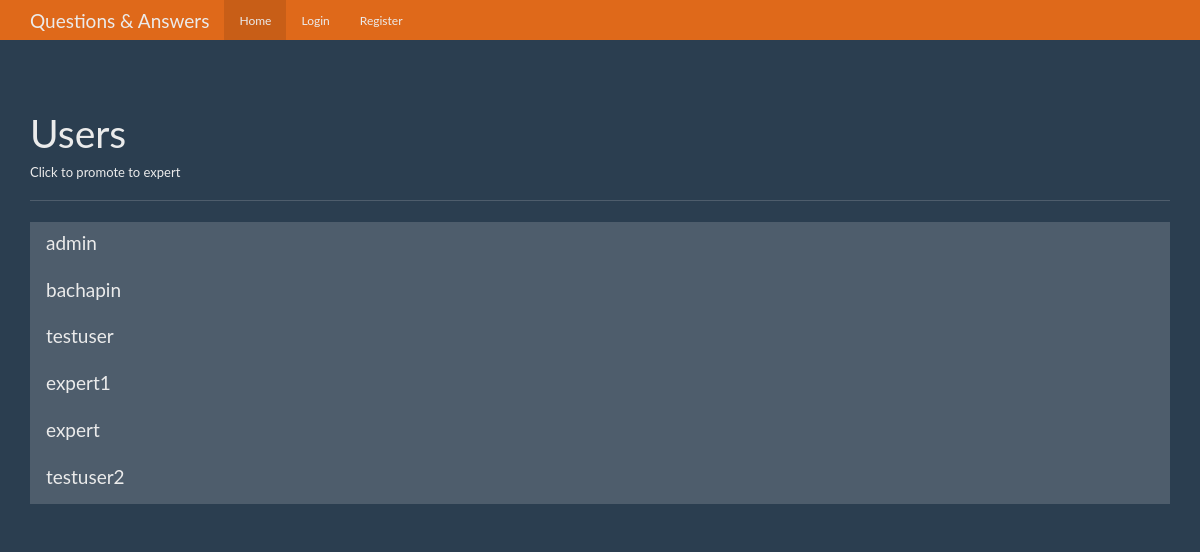
/users, run on an earlier commit of the app's database.
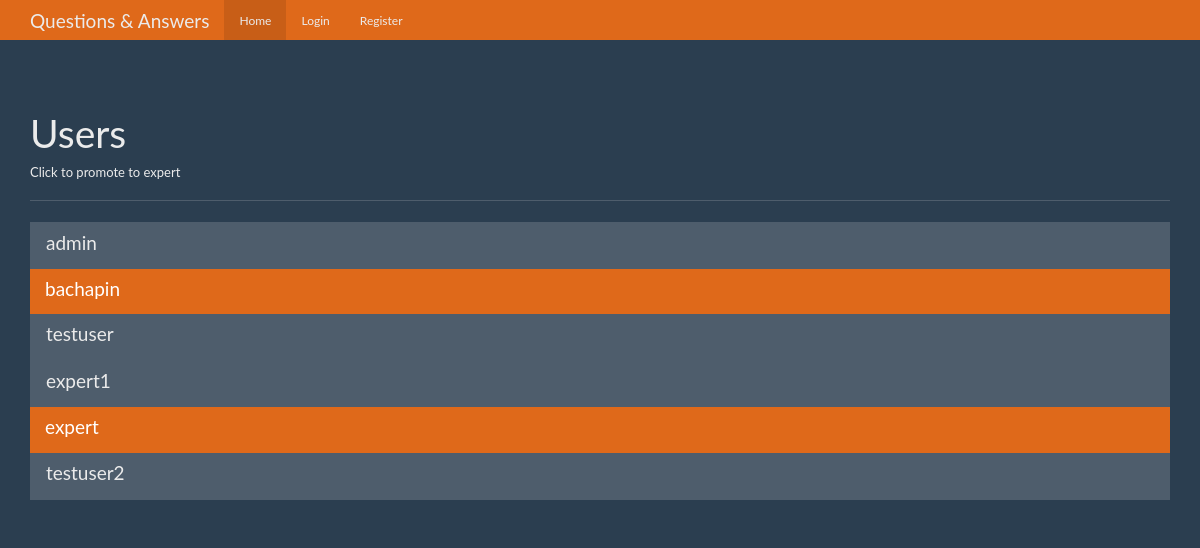
And on a later commit of the database.
### tables this page shows
CREATE TABLE users(
    id integer primary key autoincrement,
    name text not null,
    password text not null,
    expert boolean not null,
    admin boolean not null
);

### app.py (the view)
@app.route('/users')
def users():
    user = get_current_user()
    db = get_db()
    users_cur = db.execute('select id, name, expert, admin from users')
    users_results = users_cur.fetchall()
    return render_template('users.html', user=user, users_results=users_results)

### app.py (called while the page is built)
def get_current_user():
    user_result = None
    if 'user' in session:
        user = session['user']
        db = get_db()
        user_cur = db.execute('select id, name, password, expert, admin from users where name = ?', [user])
        user_result = user_cur.fetchone()
    return user_result

### database.py (called while the page is built)
def connect_db():
    sql = sqlite3.connect('./questions.db')
    sql.row_factory = sqlite3.Row
    return sql

def get_db():
    if not hasattr(g, 'sqlite.db'):
        g.sqlite_db = connect_db()
    return g.sqlite_db

### templates/users.html (shortened to what this page needs)
<!DOCTYPE html>
<html lang="en">
  <head>
    <link href="{{ url_for('static', filename='bootstrap.min.css') }}" rel="stylesheet">
    <link href="{{ url_for('static', filename='theme.css') }}" rel="stylesheet">
  </head>
  <body>
    <nav class="navbar navbar-inverse navbar-fixed-top">
      <div class="container">
        <div class="navbar-header">
          <a class="navbar-brand" href="#">Questions & Answers</a>
        </div>
        <div id="navbar" class="navbar-collapse collapse">
          <ul class="nav navbar-nav">
            <li class="active"><a href="{{ url_for('index') }}">Home</a></li>
            {% if not user %}
            <li><a href="{{ url_for('login') }}">Login</a></li>
            <li><a href="{{ url_for('register') }}">Register</a></li>
            {% endif %}
          </ul>
        </div>
      </div>
    </nav>
    <div class="container theme-showcase" role="main">
      <div class="page-header">
        <h1>Users</h1>
        <h6>Click to promote to expert</h6>
      </div>
      <div class="row">
        <div class="col-lg-12">
          <div class="list-group">
            {% for user in users_results %}
            <a href="{{ url_for('promote', user_id=user['id']) }}" class="list-group-item {% if user.expert == 1 %} active {% endif %}">
              <h4 class="list-group-item-heading">{{ user.name }}</h4>
            </a>
            {% endfor %}
          </div>
        </div>
      </div>
    </div>
  </body>
</html>

### static/theme.css (style rules this page uses)
body { padding-top: 70px; padding-bottom: 30px; }

What changed in the data, as far as the page shows it:
changed users "bachapin": expert False → True (drawn)
changed users "expert": expert False → True (drawn)
